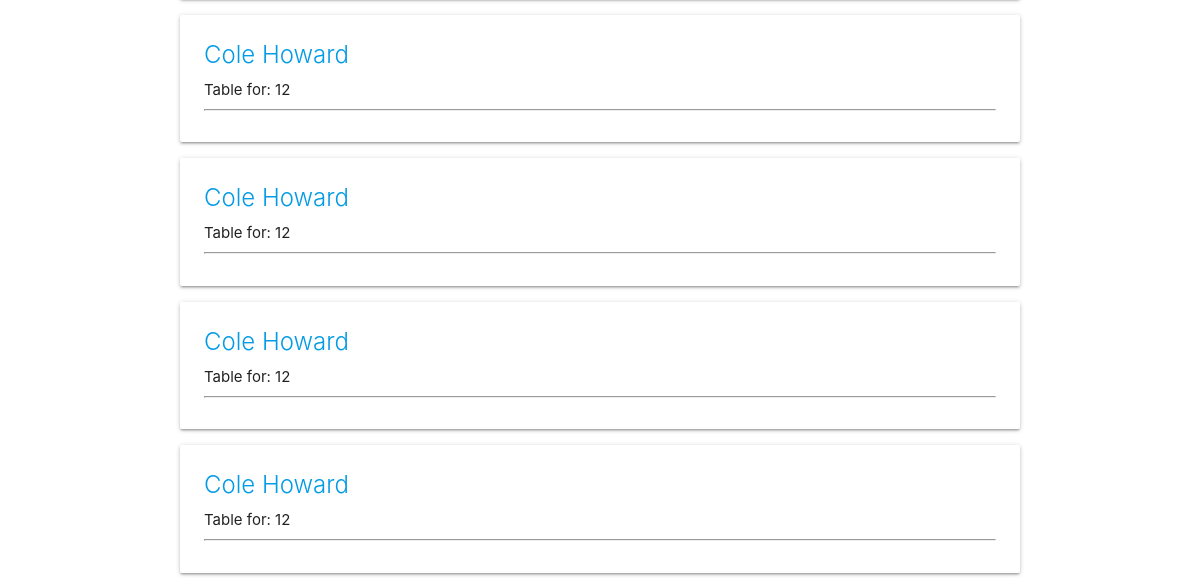
The page /reserved-tables (lower part) on the database as committed earlier.
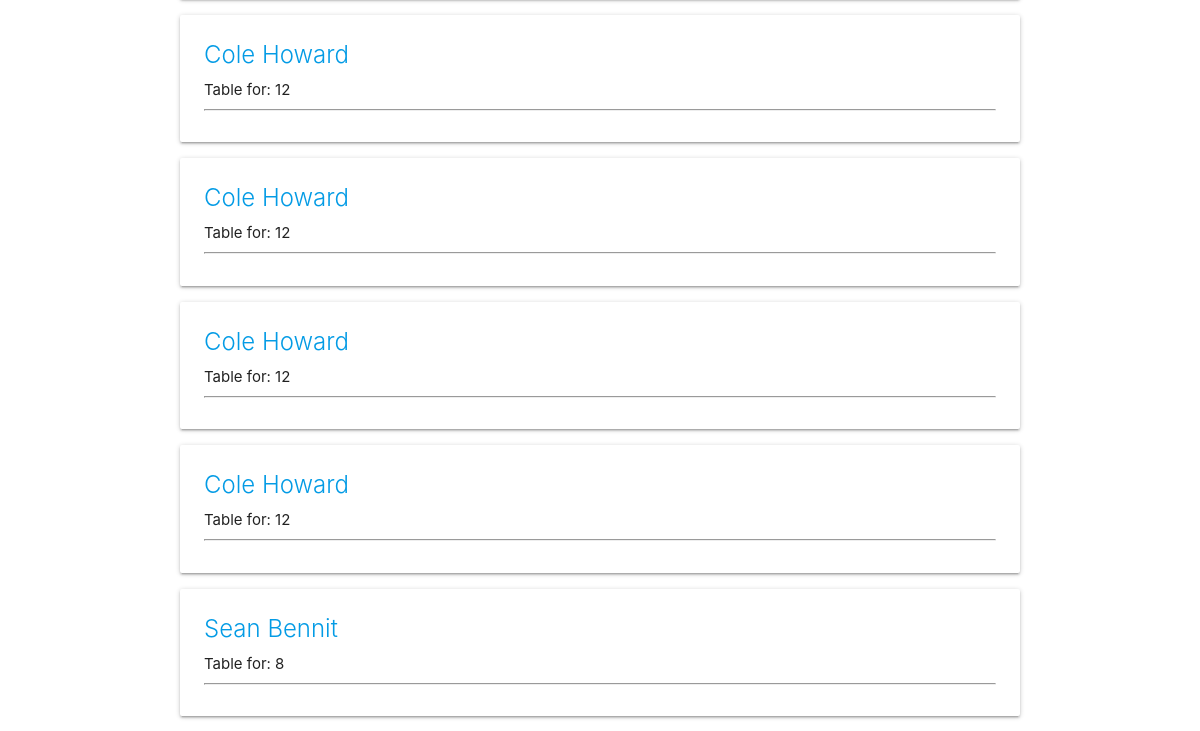
The same page on the database as committed later.
### app/models.py (models this page shows, shortened)
class TableReservation(models.Model):
    f_name = models.TextField()
    l_name = models.TextField()
    phone_regex = RegexValidator(
        regex=
        r'^\s*(?:\+?(\d{1,3}))?[-. (]*(\d{3})[-. )]*(\d{3})[-. ]*(\d{4})(?: *x(\d+))?\s*$'
    )
    p_number = models.CharField(validators=[phone_regex], max_length=10)
    num_of_people = models.IntegerField()
    date = models.DateField()
    time = models.TimeField()
    email = models.EmailField()

### app/views.py (the view)
# urls.py: path("reserved-tables", views.ReservedTables.as_view(), name="reserved"),
class ReservedTables(View):
    def get(self, request):
        return render(request, "reservered-tables.html",
                      {"reserved": models.TableReservation.objects.all()})

### app/templates/reservered-tables.html (shortened to what this page needs)
{% extends 'base.html' %} {% block body %}
{% for table in reserved %}
<div class="container">
    <div class="card">
        <div class="card-content">
            <div>
                {% if reserved|length == 0 %}
                <p class="flow-text center-align red-text darken-3">No new reserved tables</p>
                {% else %}
                <a class="card-title" href="{% url 'reserved-table' table.id%}">{{ table.f_name }}
                    {{ table.l_name }}</a>
                <p>Table for: {{ table.num_of_people }}</p>
                {% endif %}
                <hr />
            </div>
        </div>
    </div>
</div>
{% endfor %} {% endblock body %}

Rows that differ between the two databases and show on the page:
added TableReservation: f_name "Sean", l_name "Bennit", num_of_people "8"
